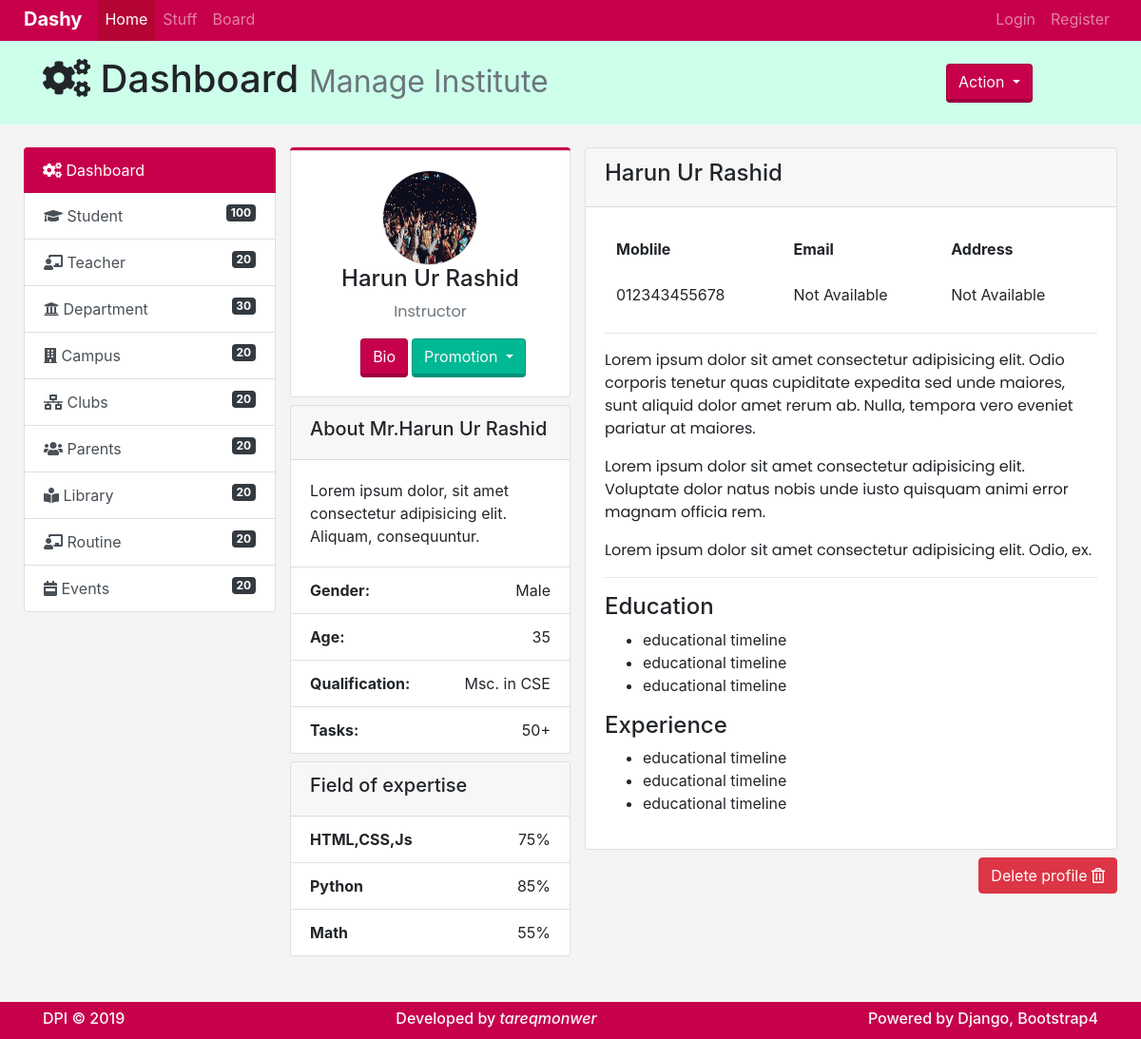
The app's page /teachers/2/detail/ with its own data.
### teachers/models.py (models this page shows, shortened)
class Teacher(models.Model):
    name = models.CharField(max_length=30)
    techer_id = models.CharField(unique=True, blank=True, null=True, max_length=6)
    designation = models.CharField(null=False, max_length=30)
    joined = models.DateField('Year-Month')
    phone = models.CharField(null=True, max_length=12)

### teachers/views.py (the view)
# urls.py: path('<int:teacher_id>/detail/', views.teacher_detail, name='teacher_detail'),
def teacher_detail(request, teacher_id):
    instructor = Teacher.objects.get(pk=teacher_id)
    context = {
        'instructor': instructor,
    }
    return render(request, 'teachers/detail.html', context)

### templates/teachers/detail.html (shortened to what this page needs)
{% extends 'base.html' %}
{% load static %}
{% block body %}
<div class="col-md-4">
    <div class="row">
        <div class="col-md-12 m-0 p-0 rounded" style="border-top: 3px solid #c7004c;">
            <div class="card">
                <div class="card-body text-center">
                    <img class="rounded-circle border" src="{% static 'images/event1.jpg' %}" alt="" height="100" width="100">
                    <h4>{{ instructor.name }}</h4>
                    <p class="text-muted">{{ instructor.designation }}</p>
                    <div style="padding:0 21%;">
                    <a href="#" class="btn bg-custom1 float-left">Bio</a>
                        <div class="col-md-2 p-0 m-0 float-left ml-1" id="ButtonAction">
                            <div class="dropdown">
                                <button class="btn bg-custom1-dark text-light dropdown-toggle" type="button" data-toggle="dropdown"
                                    aria-haspopup="true" aria-expanded="false">
                                    Promotion
                                </button>
                            </div>
                        </div>
                    </div>
                </div>
            </div>
        </div>
    </div>
    <div class="row mt-2">
        <div class="col-md-12 m-0 p-0">
            <div class="card">
                <div class="card-header">
                    <h5>About Mr.{{ instructor.name }}</h5>
                </div>
                <div class="card-body">
                    Lorem ipsum dolor, sit amet consectetur adipisicing elit. Aliquam, consequuntur.
                </div>
                <ul class="list-group list-group-flush">
                    <li class="list-group-item">
                        <span class="font-weight-bold float-left">Gender:</span>
                        <span class="float-right">Male</span>
                    </li>
                    <li class="list-group-item">
                        <span class="font-weight-bold float-left">Age:</span>
                        <span class="float-right">35</span>
                    </li>
                    <li class="list-group-item">
                        <span class="font-weight-bold float-left">Qualification:</span>
                        <span class="float-right">Msc. in CSE</span>
                    </li>
                    <li class="list-group-item">
                        <span class="font-weight-bold float-left">Tasks:</span>
                        <span class="float-right">50+</span>
                    </li>
                </ul>
            </div>
        </div>
    </div>
    <div class="row mt-2">
        <div class="col-md-12 m-0 p-0">
            <div class="card">
                <div class="card-header">
                    <h5>Field of expertise</h5>
                </div>
                <ul class="list-group list-group-flush">
                    <li class="list-group-item">
                        <span class="float-left font-weight-bold">HTML,CSS,Js</span>
                        <span class="float-right">
                            75%
                        </span>
                    </li>
                    <li class="list-group-item">
                        <span class="float-left font-weight-bold">Python</span>
                        <span class="float-right">
                            85%
                        </span>
                    </li>
                    <li class="list-group-item">
                        <span class="float-left font-weight-bold">Math</span>
                        <span class="float-right">
                            55%
                        </span>
                    </li>
                </ul>
            </div>
        </div>
    </div>
</div>
<div class="col-md-8">
    <div class="card">
        <div class="card-header">
            <h4>{{ instructor.name }}</h4>
        </div>
        <div class="card-body">
            <table class="table table-borderless">
                <thead>
                    <tr>
                        <th scope="col">Moblile</th>
                        <th scope="col">Email</th>
                        <th scope="col">Address</th>
                    </tr>
                </thead>
                <tbody>
                    <tr>
                        <td>{{ instructor.phone }}</td>
                        <td>Not Available</td>
                        <td>Not Available</td>
                    </tr>
                </tbody>
            </table>
            <hr>
            <div class="describe">
                <p>
                    Lorem ipsum dolor sit amet consectetur adipisicing elit. Odio corporis tenetur quas cupiditate expedita sed unde maiores, sunt aliquid dolor amet rerum ab. Nulla, tempora vero eveniet pariatur at maiores.
                </p>
                <p>
                    Lorem ipsum dolor sit amet consectetur adipisicing elit. Voluptate dolor natus nobis unde iusto quisquam animi error magnam officia rem.
                </p>
                <p>
                    Lorem ipsum dolor sit amet consectetur adipisicing elit. Odio, ex.
                </p>
            </div>
            <hr>
            <div class="education">
                <h4>Education</h4>
                <ul>
                    <li>educational timeline</li>
                    <li>educational timeline</li>
                    <li>educational timeline</li>
                </ul>
            </div>
            <div class="experience">
                <h4>Experience</h4>
                <ul>
                    <li>educational timeline</li>
                    <li>educational timeline</li>
                    <li>educational timeline</li>
                </ul>
            </div>
        </div>
    </div>
    <a href="#" class="btn btn-danger mt-2 float-right">Delete profile
        <i class="far fa-trash-alt"></i>
    </a>
</div>
{% endblock %}

### static/css/main.css (style rules this page uses)
.bg-custom1 { background: #c7004c; color: #fff; border-bottom-width: calc(.2rem + .0625rem); border-color: rgba(0,0,0,0.2); }
.bg-custom1-dark { background: #00b894; color: #fff; border-bottom-width: calc(.2rem + .0625rem); border-color: rgba(0,0,0,0.2); }
body { background: #f4f4f4; }
p { font-family: 'Poppins', sans-serif; font-size: 16px; letter-spacing: 0; line-height: 24px; font-weight: 400; }

### static/clubs/css/club.css (style rules this page uses)
.bg-custom1-dark { background: #00b894; color: #fff; border-bottom-width: calc(.2rem + .0625rem); border-color: rgba(0,0,0,0.2); }

### records on screen
Teacher: name "Harun Ur Rashid", designation "Instructor", phone "012343455678"
